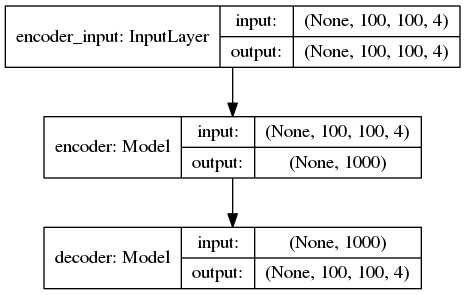
#> input picture code/variational_autoencoder/vae_mlp.png, 465 x 295 px
$ python -i object_selector.py   (imports and definitions only)   (older library calls are emulated)
#> lines starting #> are read from the running program, lines starting #| are printed output that depends on the picture; after the words box and inside, x2 and y2 are one past the last pixel; in counts of white or black regions, pixels touching at a corner belong together
#> further down, picture is the input picture: shape (295, 465, 3); min 0, max 255, mean 236.1
# import the necessary packages
import argparse
import cv2
import glob, os
import skimage.draw
import skimage.io
import numpy as np

# initialize the list of reference points and boolean indicating
# whether cropping is being performed or not
refPt = []
cropping = False

def find_contour(image):
    #image = cv2.imread(color_path)
    edged = cv2.Canny(image, 10, 250)
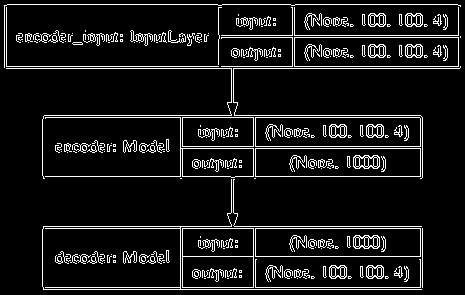
#> edged: shape (295, 465); 9.1% white in thin lines or dots
    #cv2.imshow("Edges", edged)
    #cv2.waitKey(0)

    #applying closing function
    kernel = cv2.getStructuringElement(cv2.MORPH_RECT, (7, 7))
    closed = cv2.morphologyEx(edged, cv2.MORPH_CLOSE, kernel)
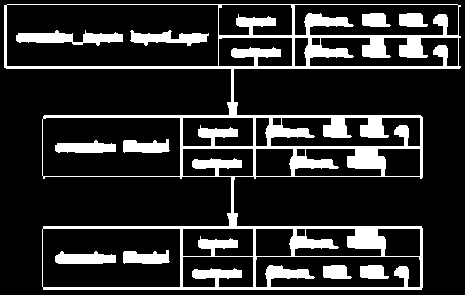
#> closed: shape (295, 465); 17.5% white; 11 white regions
    #cv2.imshow("Closed", closed)
    #cv2.waitKey(0)

    #finding_contours
    #(cnts, _) = cv2.findContours(closed.copy(), cv2.RETR_EXTERNAL, cv2.CHAIN_APPROX_SIMPLE)
    _, cnts, _= cv2.findContours(closed.copy(), cv2.RETR_EXTERNAL, cv2.CHAIN_APPROX_SIMPLE)
#> cnts = 1 contour; box (x1, y1, x2, y2) and area: (4, 4, 461, 290) 76536

    for c in cnts:
        peri = cv2.arcLength(c, True)
        approx = cv2.approxPolyDP(c, 0.02 * peri, True)
        cv2.drawContours(image, [approx], -1, (0, 255, 0), 2)
#> this loop made 1 pass
#> peri on pass 1: 3004.8
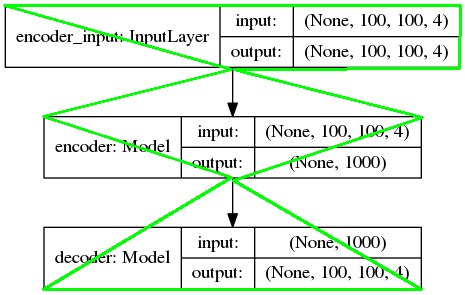
#> image: shape (295, 465, 3); 5.55% of pixels changed, all inside (x1, y1, x2, y2) = (3, 4, 462, 291)
    cv2.imshow("Output", image)
    cv2.waitKey(0)

# [63 lines left out: functions click_and_crop, build_manual_mask, not called in this run]


# [38 lines not run here, left out]

>>> import cv2
>>> picture = cv2.cvtColor(cv2.imread('../variational_autoencoder/vae_mlp.png'), cv2.COLOR_BGR2RGB)
>>> result = find_contour(picture)
